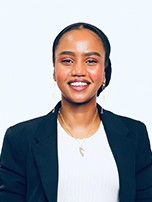
#> input picture me_house_samples/Abdi_raw.jpg, 152 x 202 px
$ python process_banner.py -i ../../me_house_samples/Abdi_raw.jpg -o out.png
#> lines starting #> are read from the running program, lines starting #| are printed output that depends on the picture
"""
Banner image processor for Essentials section banners.

Crops a source image to the banner aspect ratio (1700x540, ~3.15:1 landscape),
resizes with LANCZOS, and saves as JPEG quality 90.

Target spec (measured from live production assets in politician_photos bucket):
  - Dimensions: 1700 x 540 px
  - Aspect:     ~3.15:1 (ultra-wide landscape)
  - Format:     JPEG quality 90, optimize=True
  - Overlay:    NOT applied here — SectionBanner.jsx applies the dark gradient at
                render. Use --overlay to optionally bake it in (off by default).

Usage (local file):
  python scripts/banners/process_banner.py --input photo.jpg --output cities/bloomington.jpg

Usage (download from URL first):
  python scripts/banners/process_banner.py --url https://... --output cities/bloomington.jpg

Optional flags:
  --overlay   Bake a bottom-up dark gradient into the JPEG (off by default;
              the 50 live state panoramas are NOT pre-darkened).
"""

import argparse
import os
import sys
from io import BytesIO

import requests
from PIL import Image, ImageDraw, ImageOps

HEADERS = {'User-Agent': 'EmpoweredVote/1.0 (info@empowered.vote)'}

TARGET_W = 1700
TARGET_H = 540
TARGET_RATIO = TARGET_W / TARGET_H  # ~3.148
# The 6:1 DESKTOP window SectionBanner.jsx renders at md+ — 283 of the 540 rows.
# Certification happens here, never on the full frame; the full frame is what shipped
# the broken Bend banner.
BAND_H = round(TARGET_W / 6)


def download_image(url):
    """Download an image from a URL and return the raw bytes."""
    print(f"Downloading: {url}")
    r = requests.get(url, headers=HEADERS, timeout=30)
    if r.status_code != 200:
        print(f"ERROR: download failed with HTTP {r.status_code}")
        sys.exit(1)
    return r.content


def crop_to_ratio(img, target_ratio, vertical_anchor=0.5, crop_width=None,
                  horizontal_anchor=0.5):
    """
    Crop img to match target_ratio (width/height) WITHOUT stretching.
    Crops the longer dimension to preserve the shorter one.

    vertical_anchor controls WHERE the vertical crop is taken when the source is
    taller than the target (the common case for ultra-wide banners):
      0.0 = keep the TOP band (trims the bottom)
      0.5 = center (default — equivalent to the original center-crop)
      1.0 = keep the BOTTOM band (trims the top)
    A higher anchor trims more sky off the top, raising skyline/landmark features
    toward the upper third of the banner.

    crop_width NARROWS the source before the ratio crop, and horizontal_anchor
    (0.0 left .. 1.0 right) says where that narrower window sits.

    🔴 THE ANCHOR CANNOT CHOOSE THE BAND ON A SOURCE NARROWER THAN 3.148:1 --
    crop NARROWER instead. A full-width crop of such a source leaves almost no
    vertical slack, so the anchor has nothing to move through. states/CA.jpg had
    68px of slack with its subject pinned at the top edge and had to be re-cropped
    narrower; cities/charlotte.jpg had 105px, and sliding its anchor from 0.55 to
    1.0 moved the rendered band about 19px while the skyline stayed marooned under
    two-thirds of empty sky. Dropping crop_width from 3881 to 3000 raised the slack
    to 385 rows and was still a downscale, because the source was 3881px wide.
    Cropping narrower is lossless whenever the result is still wider than 1700.
    """
    w, h = img.size
    vertical_anchor = max(0.0, min(1.0, vertical_anchor))
    horizontal_anchor = max(0.0, min(1.0, horizontal_anchor))

    if crop_width and crop_width < w:
        left = int(round((w - crop_width) * horizontal_anchor))
        img = img.crop((left, 0, left + crop_width, h))
        w, h = img.size

    current_ratio = w / h

    if current_ratio > target_ratio:
        # Image is wider than target — crop sides (centered)
        new_w = int(h * target_ratio)
        left = (w - new_w) // 2
        img = img.crop((left, 0, left + new_w, h))
    elif current_ratio < target_ratio:
        # Image is taller than target — crop top/bottom using the anchor
        new_h = int(w / target_ratio)
        top = int((h - new_h) * vertical_anchor)
        img = img.crop((0, top, w, top + new_h))
    # Exactly equal ratio: no crop needed

    return img


def apply_dark_overlay(img):
    """
    Bake a bottom-up dark gradient overlay into the image.
    Simulates the SectionBanner.jsx IMAGE_OVERLAY_GRADIENT at source level.
    Only used when --overlay flag is passed; off by default.
    """
    overlay = Image.new('RGBA', img.size, (0, 0, 0, 0))
    draw = ImageDraw.Draw(overlay)
    w, h = img.size
    # Gradient from transparent at top to semi-opaque at bottom
    for y in range(h):
        alpha = int(180 * (y / h))
        draw.line([(0, y), (w, y)], fill=(0, 0, 0, alpha))
    img_rgba = img.convert('RGBA')
    composited = Image.alpha_composite(img_rgba, overlay)
    return composited.convert('RGB')


def process_banner(input_path, output_path, apply_overlay=False, vertical_anchor=0.5,
                   crop_width=None, horizontal_anchor=0.5):
    """
    Open a source image, crop to 3.15:1 (vertical_anchor controls the vertical
    crop position), resize to 1700x540 LANCZOS, optionally apply dark overlay,
    and save as JPEG quality 90.
    """
#> called with input_path = '../../me_house_samples/Abdi_raw.jpg', output_path = 'out.png', apply_overlay = False, vertical_anchor = 0.5, horizontal_anchor = 0.5
    print(f"Opening: {input_path}")
    img = Image.open(input_path)
#> img is the input picture: PIL image 152x202 RGB; mean R, G, B 169.5, 171, 176.8

    # 🔴 APPLY EXIF ORIENTATION FIRST, BEFORE ANYTHING MEASURES THE IMAGE.
    # A phone or camera source may store its pixels rotated and record the correction
    # in EXIF tag 274; Pillow does NOT apply it on open, so every downstream step sees
    # the raw buffer. cities/glendora.jpg (orientation=3) was processed UPSIDE DOWN and
    # was caught only because someone looked at it — nothing in the pipeline complained.
    # Orientations 5-8 are worse than a flip: they SWAP width and height, so a landscape
    # photo stored portrait gets measured portrait, the slack report is computed off the
    # wrong axis, and crop_to_ratio trims the wrong dimension entirely.
    # exif_transpose returns a new image and strips the now-satisfied tag; `or img`
    # covers the Pillow versions that can hand back None.
    orientation = img.getexif().get(274)
    img = ImageOps.exif_transpose(img) or img
    img = img.convert('RGB')

    orig_w, orig_h = img.size
#> orig_w = 152; orig_h = 202
    if orientation and orientation != 1:
        print(f"EXIF orientation {orientation} applied: the source stores its pixels "
              f"rotated, so it is corrected before cropping.")
    print(f"Source size: {orig_w} x {orig_h} (ratio {orig_w/orig_h:.2f}:1)")
#| Source size: 152 x 202 (ratio 0.75:1)

    # 🔴 REPORT THE VERTICAL SLACK, because it says whether the anchor is even a
    # lever. slack = source height - the height the ratio crop will keep. When it
    # is small the anchor cannot choose the band and --crop-width is the control
    # that can. Silence here is how a banner ships with its subject marooned.
    effective_w = min(crop_width, orig_w) if crop_width else orig_w
#> effective_w = 152
    slack = orig_h - (effective_w / TARGET_RATIO)
#> slack = 153.7
    if slack < 1:
        print(f"Vertical slack: none - source is {orig_w/orig_h:.2f}:1, at or wider than "
              f"{TARGET_RATIO:.3f}:1, so the crop is horizontal and --vertical-anchor does nothing.")
    else:
        rendered = slack * (TARGET_H / (effective_w / TARGET_RATIO))
#> rendered = 1719.2
        print(f"Vertical slack: {slack:.0f} source rows (~{rendered:.0f}px of the 540 asset). "
              f"The anchor can only move the frame within that.")
#| Vertical slack: 154 source rows (~1719px of the 540 asset). The anchor can only move the frame within that.
        # 🔴 THE THRESHOLD IS THE DESKTOP BAND, NOT A ROUND NUMBER. The band is 283 of
        # the 540 rows, so travel worth having is a real fraction of it; under about a
        # third (90px) the anchor cannot reframe anything. This was first set at 40px
        # and SILENTLY PASSED CHARLOTTE, whose 46px of travel is the exact case the
        # warning exists for. A threshold that misses its own founding case is not a
        # threshold.
        if rendered < 90:
            print(f"  WARNING: THAT IS TOO LITTLE FOR THE ANCHOR TO CHOOSE THE BAND "
                  f"({rendered:.0f}px against a {BAND_H}px desktop window). "
                  "Pass --crop-width to narrow the source instead; it stays lossless "
                  f"down to {TARGET_W}px wide.")

    # Crop to target aspect ratio (no distortion), honoring the anchors
    img = crop_to_ratio(img, TARGET_RATIO, vertical_anchor=vertical_anchor,
                        crop_width=crop_width, horizontal_anchor=horizontal_anchor)
#> in crop_to_ratio, `img = img.crop((0, top, w, top + new_h))`:
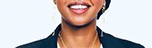
#> img: PIL image 152x48 RGB; mean R, G, B 198.1, 188.2, 187.2
    # Report the crop width only when it was actually APPLIED. Naming a --crop-width
    # wider than the source reads as though it took effect when it did not.
    applied = crop_width and crop_width < orig_w
    print(f"After crop: {img.size[0]} x {img.size[1]} (vertical anchor {vertical_anchor}"
          f"{f', crop width {crop_width}, horizontal anchor {horizontal_anchor}' if applied else ''})")
#| After crop: 152 x 48 (vertical anchor 0.5)
    if crop_width and not applied:
        print(f"  note: --crop-width {crop_width} is not narrower than the {orig_w}px source, so it was ignored.")
    if img.size[0] < TARGET_W:
        print(f"  WARNING - UPSCALING: the crop is {img.size[0]}px wide against a {TARGET_W}px target. "
              "The asset will carry no more detail than the crop does.")
#|   WARNING - UPSCALING: the crop is 152px wide against a 1700px target. The asset will carry no more detail than the crop does.

    # Resize to banner spec
    img = img.resize((TARGET_W, TARGET_H), Image.LANCZOS)
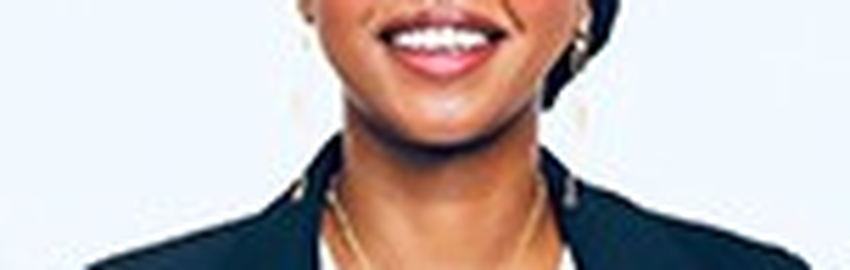
#> img: PIL image 1700x540 RGB (shown at 1/2 size); mean R, G, B 198.1, 188.1, 187
    print(f"After resize: {img.size[0]} x {img.size[1]}")
#| After resize: 1700 x 540

    if apply_overlay:
        print("Applying dark overlay (--overlay flag set)...")
        img = apply_dark_overlay(img)

    # Ensure output directory exists
    out_dir = os.path.dirname(output_path)
    if out_dir:
        os.makedirs(out_dir, exist_ok=True)

    img.save(output_path, 'JPEG', quality=90, optimize=True)
    file_size = os.path.getsize(output_path)
    print(f"Saved: {output_path} ({img.size[0]} x {img.size[1]} px, {file_size / 1024:.1f} KB)")
#| Saved: out.png (1700 x 540 px, 54.4 KB)


def main():
    parser = argparse.ArgumentParser(
        description='Process a source photo to the Essentials banner spec (1700x540 JPEG q90).'
    )
    source = parser.add_mutually_exclusive_group(required=True)
    source.add_argument(
        '--input', '-i',
        metavar='PATH',
        help='Local path to the source image file.'
    )
    source.add_argument(
        '--url', '-u',
        metavar='URL',
        help='URL to download the source image from (uses descriptive User-Agent for Wikimedia).'
    )
    parser.add_argument(
        '--output', '-o',
        required=True,
        metavar='PATH',
        help='Output path for the processed banner JPEG (e.g. /tmp/bloomington.jpg).'
    )
    parser.add_argument(
        '--overlay',
        action='store_true',
        default=False,
        help=(
            'Bake a bottom-up dark gradient overlay into the JPEG (off by default). '
            'The 50 live state panoramas are NOT pre-darkened; SectionBanner.jsx applies '
            'the overlay at render. Only use this to match sources that need extra legibility.'
        )
    )
    parser.add_argument(
        '--vertical-anchor',
        type=float,
        default=0.5,
        metavar='0.0-1.0',
        help=(
            'Vertical crop position for taller-than-banner sources: 0.0 keeps the top '
            'band, 0.5 centers (default), 1.0 keeps the bottom band. Raise it to trim '
            'sky and lift skyline/landmark features toward the top third.'
        )
    )

    parser.add_argument(
        '--crop-width',
        type=int,
        default=None,
        metavar='PX',
        help=(
            'Narrow the SOURCE to this pixel width before the ratio crop. Use it when '
            '--vertical-anchor cannot move the frame: a source narrower than 3.148:1 has '
            'almost no vertical slack, so the anchor has nothing to travel through and the '
            'subject stays where it fell. Cropping narrower is lossless while the result is '
            'still wider than 1700px. This is what states/CA.jpg and cities/charlotte.jpg '
            'both needed; the script prints the slack so you can see which lever applies.'
        )
    )
    parser.add_argument(
        '--horizontal-anchor',
        type=float,
        default=0.5,
        metavar='0.0-1.0',
        help=(
            'Where the --crop-width window sits: 0.0 keeps the left edge, 0.5 centers '
            '(default), 1.0 keeps the right edge. Ignored without --crop-width.'
        )
    )

    args = parser.parse_args()

    # Resolve input: download if URL, otherwise use local file
    if args.url:
        img_bytes = download_image(args.url)
        input_path = BytesIO(img_bytes)
    else:
        if not os.path.exists(args.input):
            print(f"ERROR: input file not found: {args.input}")
            sys.exit(1)
        input_path = args.input

    process_banner(input_path, args.output, apply_overlay=args.overlay,
                   vertical_anchor=args.vertical_anchor, crop_width=args.crop_width,
                   horizontal_anchor=args.horizontal_anchor)


if __name__ == '__main__':
    main()
